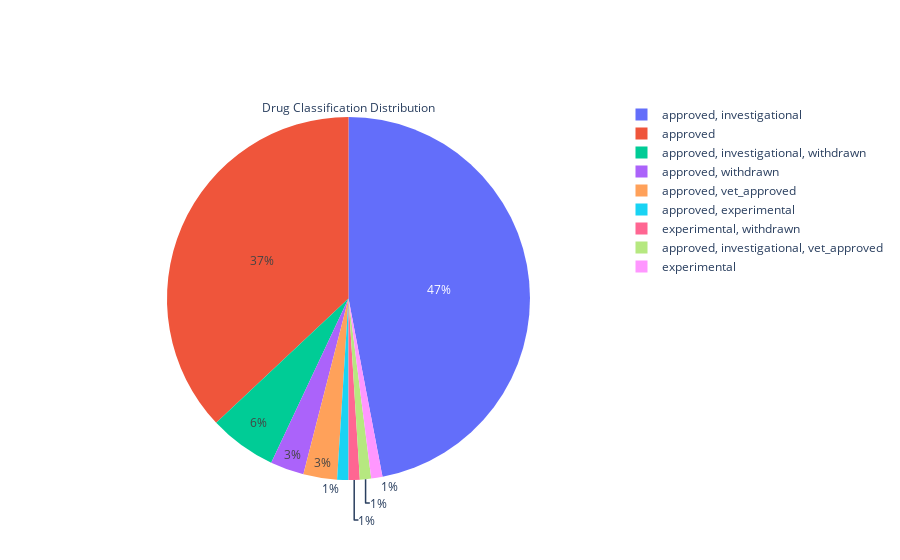

Here is the notebook cell this chart was saved with:
### Code cell
# 9), 10)
import pandas as pd
import plotly.graph_objects as go

def create_classification_counts_pie_chart(df):
    classification_counts = df['groups'].apply(lambda x: ', '.join(x)).value_counts().reset_index()
    classification_counts.columns = ['classification', 'count']
    
    fig = go.Figure(data=[go.Pie(labels=classification_counts['classification'], values=classification_counts['count'], title='Drug Classification Distribution')])
    fig.show()
    
    return fig, classification_counts

def count_approved_not_withdrawn(df):
    approved_not_withdrawn = df[df['groups'].apply(lambda x: 'approved' in x and 'withdrawn' not in x)].shape[0]
    return approved_not_withdrawn
    

def create_interactions_df(df):
    interactions = []
    for _, row in df.iterrows():
        # Ensure the drug_interactions column is parsed correctly
        if pd.isna(row['drug_interactions']) or row['drug_interactions'] == 'None':
            continue
        
        # Convert interaction strings to lists of dictionaries
        drug_interactions_list = ast.literal_eval(row['drug_interactions']) if isinstance(row['drug_interactions'], str) else row['drug_interactions']
        
        for interaction in drug_interactions_list:
            if isinstance(interaction, dict):
                interactions.append({
                    'drugbank_id': row['drugbank_id'],
                    'drug_name': row['name'],
                    'interacting_drug': interaction.get('drugbank-id', 'Unknown'),
                    'interaction': interaction.get('name', 'Unknown')
                })

    interactions_df = pd.DataFrame(interactions)
    return interactions_df

# Example usage
fig, classification_counts = create_classification_counts_pie_chart(df_main)
approved_not_withdrawn_count = count_approved_not_withdrawn(df_main)
interactions_df = create_interactions_df(df_main)

# Display the results
print(f"Number of approved drugs not withdrawn: {approved_not_withdrawn_count}")
print(interactions_df.head())

### Figure 1 — Plotly figure (JSON) as saved in the notebook; plotly's stock layout.template omitted (floating-point values rounded to 4 significant figures)
{"data": [{"labels": ["approved, investigational", "approved", "approved, investigational, withdrawn", "approved, withdrawn", "approved, vet_approved", "approved, experimental", "experimental, withdrawn", "approved, investigational, vet_approved", "experimental"], "title": {"text": "Drug Classification Distribution"}, "type": "pie", "values": [47, 37, 6, 3, 3, 1, 1, 1, 1]}], "layout": {"autosize": true}}
